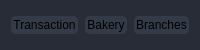
                     <widget class="QFrame" name="view_data_btn">
                      <property name="minimumSize">
                       <size>
                        <width>0</width>
                        <height>50</height>
                       </size>
                      </property>
                      <property name="maximumSize">
                       <size>
                        <width>16777215</width>
                        <height>50</height>
                       </size>
                      </property>
                      <property name="styleSheet">
                       <string notr="true">background-color: rgb(39, 44, 54);
border-radius: 5px;
</string>
                      </property>
                      <property name="frameShape">
                       <enum>QFrame::StyledPanel</enum>
                      </property>
                      <property name="frameShadow">
                       <enum>QFrame::Raised</enum>
                      </property>
                      <layout class="QHBoxLayout" name="horizontalLayout">
                       <property name="spacing">
                        <number>7</number>
                       </property>
                       <property name="leftMargin">
                        <number>11</number>
                       </property>
                       <property name="topMargin">
                        <number>0</number>
                       </property>
                       <property name="rightMargin">
                        <number>11</number>
                       </property>
                       <property name="bottomMargin">
                        <number>0</number>
                       </property>
                       <item>
                        <widget class="QPushButton" name="Transaction_btn">
                         <property name="styleSheet">
                          <string notr="true">QPushButton {
	border: 2px solid rgb(52, 59, 72);
	border-radius: 5px;	
	background-color: rgb(52, 59, 72);
}
QPushButton:hover {
	background-color: rgb(57, 65, 80);
	border: 2px solid rgb(61, 70, 86);
}
QPushButton:pressed {	
	background-color: rgb(35, 40, 49);
	border: 2px solid rgb(43, 50, 61);
}</string>
                         </property>
                         <property name="text">
                          <string>Transaction</string>
                         </property>
                        </widget>
                       </item>
                       <item>
                        <widget class="QPushButton" name="Bakery_btn">
                         <property name="styleSheet">
                          <string notr="true">QPushButton {
	border: 2px solid rgb(52, 59, 72);
	border-radius: 5px;	
	background-color: rgb(52, 59, 72);
}
QPushButton:hover {
	background-color: rgb(57, 65, 80);
	border: 2px solid rgb(61, 70, 86);
}
QPushButton:pressed {	
	background-color: rgb(35, 40, 49);
	border: 2px solid rgb(43, 50, 61);
}</string>
                         </property>
                         <property name="text">
                          <string>Bakery</string>
                         </property>
                        </widget>
                       </item>
                       <item>
                        <widget class="QPushButton" name="Branches_btn">
                         <property name="styleSheet">
                          <string notr="true">QPushButton {
	border: 2px solid rgb(52, 59, 72);
	border-radius: 5px;	
	background-color: rgb(52, 59, 72);
}
QPushButton:hover {
	background-color: rgb(57, 65, 80);
	border: 2px solid rgb(61, 70, 86);
}
QPushButton:pressed {	
	background-color: rgb(35, 40, 49);
	border: 2px solid rgb(43, 50, 61);
}</string>
                         </property>
                         <property name="text">
                          <string>Branches</string>
                         </property>
                        </widget>
                       </item>
                      </layout>
                     </widget>
